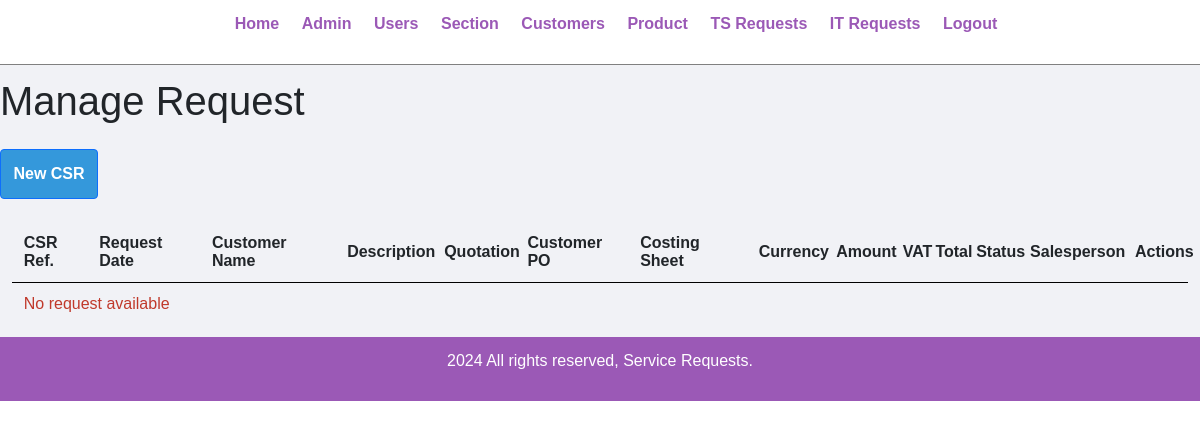
The page /manage-it-request.php (signed in) on the database as committed earlier.
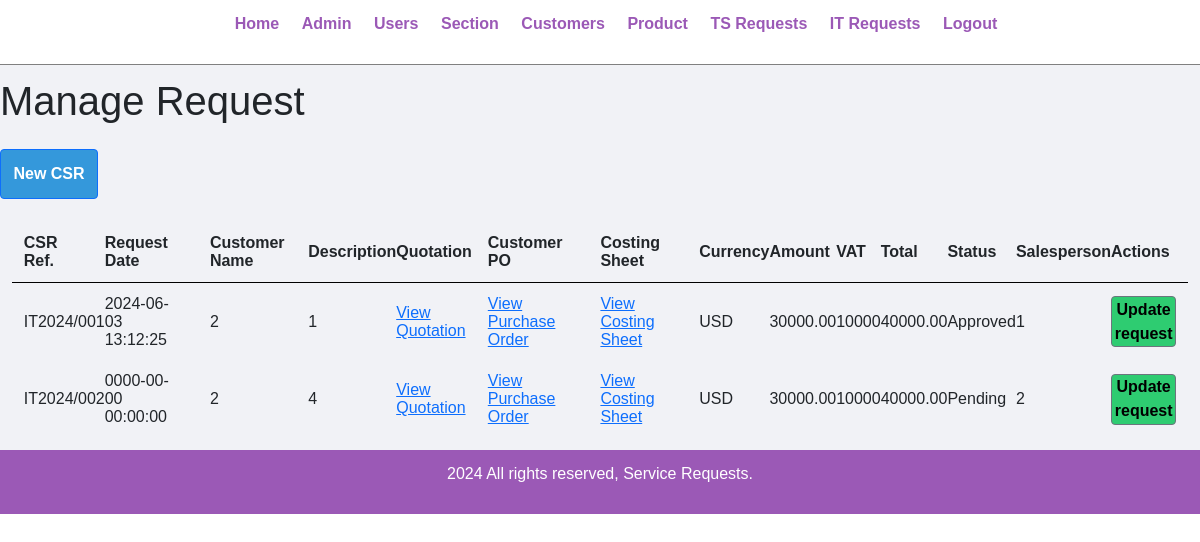
The same page on the database as committed later.
### tables this page shows
CREATE TABLE `tbl_it_request` (
  `id` int(10) UNSIGNED NOT NULL,
  `request_date` timestamp NOT NULL DEFAULT current_timestamp() ON UPDATE current_timestamp(),
  `customer_name` varchar(150) NOT NULL,
  `quotation` varchar(255) NOT NULL,
  `customer_po` varchar(255) NOT NULL,
  `costing_sheet` varchar(255) NOT NULL,
  `currency` varchar(10) NOT NULL,
  `price` decimal(10,2) NOT NULL,
  `vat` decimal(10,0) NOT NULL,
  `total` decimal(10,2) NOT NULL,
  `status` varchar(50) NOT NULL,
  `sales_person` varchar(150) NOT NULL,
  `description` varchar(150) NOT NULL
);

### manage-it-request.php (the view, shortened to what the changed rows need)
<?php include('partials/menu.php'); ?>
<div class="main-content">
    <div class="wrapper" style="width:100%">
        <h1 class="row mb-4">Manage Request</h1>
        <table class="tbl-full">
            <tr>
                <th>CSR Ref.</th>
                <th>Request Date</th>
                <th>Customer Name</th>
                <th>Description</th>
                <th>Quotation</th>
                <th>Customer PO</th>
                <th>Costing Sheet</th>
                <th>Currency</th>
                <th>Amount</th>
                <th>VAT</th>
                <th>Total</th>
                <th>Status</th>
                <th>Salesperson</th>
                <th>Actions</th>
            </tr>
            <?php
                $sql = "SELECT * FROM tbl_it_request ORDER BY id DESC";
                $res = mysqli_query($conn, $sql);
                $count = mysqli_num_rows($res);
                $sn = 1;
                if($count>0)
                {
                    while($row=mysqli_fetch_assoc($res))
                    {
                        $id = $row['id'];
                        $request_date = $row['request_date'];
                        $customer_name = $row['customer_name'];
                        $description = $row['description'];
                        $quotation = $row['quotation'];
                        $customer_po = $row['customer_po'];
                        $costing_sheet = $row['costing_sheet'];
                        $currency = $row['currency'];
                        $price = $row['price'];
                        $vat = $row['vat'];
                        $total = $row['total'];
                        $status = $row['status'];
                        $salesperson = $row['sales_person'];
                        ?>
                            <tr>
                                <td><?php echo "IT" . date("Y") . "/" . sprintf('%03d', $sn++); ?></td>
                                <td><?php echo $request_date; ?></td>
                                <td><?php echo $customer_name; ?></td>
                                <td><?php echo $description; ?></td>
                                <td>
                                    <?php
                                        if ($quotation != "") {
                                            ?>
                                            <a href="<?php echo SITEURL; ?>uploads/files_it/quotation/<?php echo $quotation; ?>" target="_blank">View Quotation</a>
                                        <?php
                                        } else {
                                            echo "<div class='error'>Please attach quotation.</div>";
                                        }
                                    ?>
                                </td>
                                <td>
                                    <?php
                                        if ($customer_po != "") {
                                            ?>
                                            <a href="<?php echo SITEURL; ?>uploads/files_it/po/<?php echo $customer_po; ?>" target="_blank">View Purchase Order</a>
                                        <?php
                                        } else {
                                            echo "<div class='error'>Please attach purchase order.</div>";
                                        }
                                    ?>
                                </td>
                                <td>
                                    <?php
                                        if ($costing_sheet != "") {
                                            ?>
                                            <a href="<?php echo SITEURL; ?>uploads/files_it/costing/<?php echo $costing_sheet; ?>" target="_blank">View Costing Sheet</a>
                                        <?php
                                        } else {
                                            echo "<div class='error'>Please attach costing sheet.</div>";
                                        }
                                    ?>
                                </td>
                                <td><?php echo $currency; ?></td>
                                <td><?php echo $price; ?></td>
                                <td><?php echo $vat; ?></td>
                                <td><?php echo $total; ?></td>
                                <td><?php echo $status; ?></td>
                                <td><?php echo $salesperson; ?></td>
                                <td>
                                    <a href="<?php echo SITEURL; ?>update-it-request.php?id=<?php echo $id; ?>" class="btn btn-secondary col-sm-2.5">Update request</a>
                                </td>
                            </tr>
                        <?php
                    }
                }
                else
                {
                    echo "<tr><td colspan='14' class='error'>No request available</td></tr>";
                }
            ?>
        </table>
    </div>
</div>
<?php include('partials/footer.php'); ?>

Rows that differ between the two databases and show on the page:
added tbl_it_request: request_date "2024-06-03 13:12:25", customer_name "2", description "1", currency "USD", price "30000.00", vat "10000", total "40000.00", status "Approved", sales_person "1"
added tbl_it_request: request_date "0000-00-00 00:00:00", customer_name "2", description "4", currency "USD", price "30000.00", vat "10000", total "40000.00", status "Pending", sales_person "2"
Other text that changed with them:
text no longer shown: "No request available"
